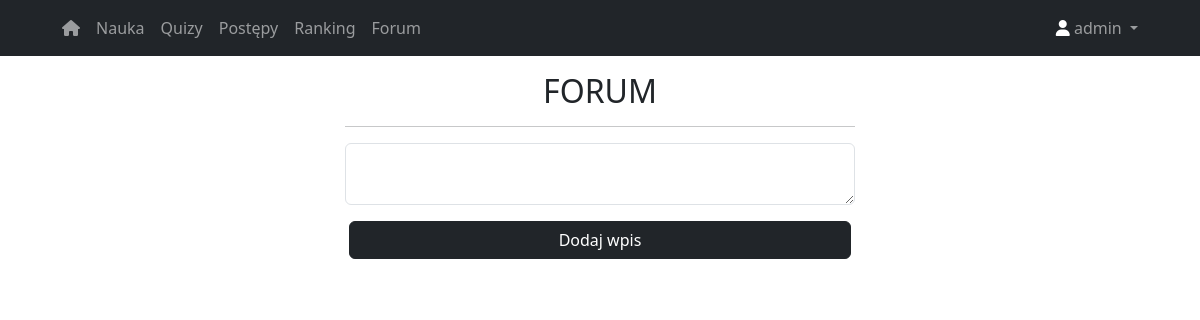
Page /forum (signed in) on the earlier database version.
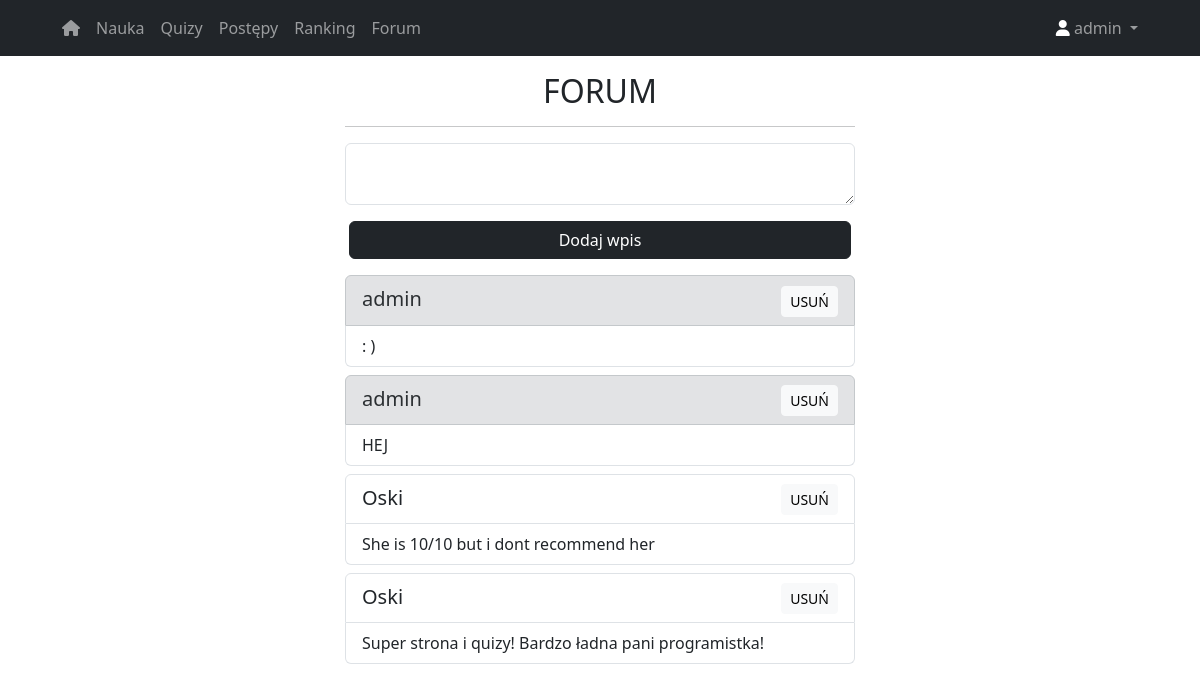
Same page on the later database version.
### website/models.py (models this page shows)
class User(db.Model, UserMixin):
    id = db.Column(db.Integer, primary_key=True)
    email = db.Column(db.String(150), unique = True)
    password = db.Column(db.String(150))
    first_name = db.Column(db.String(150))
    points = db.relationship('Points')
    notes = db.relationship('Note')
    ranks = db.relationship('Rank')

class Note(db.Model):
    id = db.Column(db.Integer, primary_key=True)
    data = db.Column(db.String(100))
    date = db.Column(db.DateTime(timezone=True), default=func.now())
    user_id = db.Column(db.Integer, db.ForeignKey('user.first_name'))

### website/auth.py (the view, shortened to what this page needs)
@auth.route('/forum', methods=['GET', 'POST'])
def forum():
    all_notes = Note.query.all()
    return render_template('forum.html', user=current_user, notes=all_notes)

### website/__init__.py (called while the page is built)
def create_app():
    app = Flask(__name__)
    app.config['SECRET_KEY'] = 'hjshjhdjah kjshkjdhjs'
    app.config['SQLALCHEMY_DATABASE_URI'] = f'sqlite:///{DB_NAME}'
    db.init_app(app)
    from .auth import auth
    app.register_blueprint(auth, url_prefix='/')
    from .models import User
    with app.app_context():
        db.create_all()
    login_manager = LoginManager()
    login_manager.login_view = 'auth.login'
    login_manager.init_app(app)
    @login_manager.user_loader
    def load_user(id):
        return User.query.get(int(id))
    return app

### website/auth.py (called while the page is built)
@auth.before_request
def restrict_access_to_auth_routes():
    if current_user.is_authenticated and request.endpoint in ['auth.login', 'auth.sign_up']:
        return redirect(url_for('auth.mainPage'))

### website/templates/forum.html (shortened to what this page needs)
{% extends 'base.html' %}
{% block content %}
<div class="row align-items-center">
   <div class="mx-auto col-10 col-md-8 col-lg-6">
            <h2 class="text-center">FORUM</h2>
            <hr>
                <div>
                    {% if user.is_authenticated %}
                  <form method="POST">
                     <textarea name="note" id="note" class="form-control"></textarea>
                     <div class="row align-items-center px-3">
                        <button type="submit" class="btn btn-dark mt-3 mb-3">Dodaj wpis</button>
                     </div>
                  </form>
                    {% endif %}
                </div>
              {% for note in notes|reverse %}
                  <ul class="list-group pb-2">
                   {% if note.user_id == user.first_name %}
                  <li class="list-group-item list-group-item-secondary fs-5">
                  {% else %}
          <li class="list-group-item fs-5"> {% endif %}
                      {{ note.user_id }}
              {% if note.user_id == user.first_name or current_user.first_name == 'admin' %}
                 <div class="float-end">
    <button
        type="button"
        class="btn btn-sm btn-light"
        data-bs-toggle="modal"
        data-bs-target="#deleteModal-{{ note.id }}">
        USUŃ
    </button>
</div>
                        {% endif %}
          </li>
                      <li class="list-group-item">{{ note.data }}</li>
          </ul>
                 {% endfor %}
    </div>
</div>
{% endblock %}

### website/templates/base.html (shortened to what this page needs)
<!DOCTYPE html>
<html lang="en">
	<head>
     <link
            href="https://cdn.jsdelivr.net/npm/bootstrap@5.3.1/dist/css/bootstrap.min.css"
            rel="stylesheet"
 />
    <link
			rel="stylesheet"
			href=" {{ url_for('static', filename='style.css') }}"/>
</head>
<body>
        <nav class="navbar navbar-expand-lg navbar-dark bg-dark">
            <div class="nav-item container d-flex justify-content-between">
                <div class="container-fluid">
                    <div class="collapse navbar-collapse" id="navbarSupportedContent">
                        <ul class="navbar-nav me-auto mb-2 mb-lg-0">
							{% if user.is_authenticated %}
                            <li class="nav-item">
                                <a class="nav-link" href="/20_marcinek/licencjat/mainPage"><i class="fa-sharp fa-solid fa-house"></i></a>
                            </li>
                            <li class="nav-item">
                                <a class="nav-link" href="/20_marcinek/licencjat/course">Nauka</a>
                            </li>
                            <li class="nav-item">
                                <a class="nav-link" href="/20_marcinek/licencjat/quizy">Quizy</a>
                            </li>
                            <li class="nav-item">
                                <a class="nav-link" href="/20_marcinek/licencjat/progress">Postępy</a>
                            </li>
                                <li class="nav-item">
                                <a class="nav-link" href="/20_marcinek/licencjat/rank">Ranking</a>
                            </li>
                                <li class="nav-item">
                                <a class="nav-link" href="/20_marcinek/licencjat/forum">Forum</a>
                            </li>
							{% endif %}
                        </ul>
                        <div class="d-flex">
                            <ul class="navbar-nav me-auto mb-2 mb-lg-0">
                                <li class="nav-item dropdown">
									{% if user.is_authenticated %}
                                    <a
                                        class="nav-link dropdown-toggle"
                                        href="#"
                                        role="button"
                                        data-bs-toggle="dropdown"
                                        aria-expanded="false"><i class="fa-sharp fa-solid fa-user" style="color: #ffffff;"></i>
                                        {{current_user.first_name}}
                                    </a>
								{% endif %}
                                </li>
                            </ul>
                        </div>
                    </div>
                </div>
            </div>
        </nav>
        <div class="container-xl py-3 px-5">
  {% block content %}{% endblock %}
        </div>
	</body>
</html>

Differences in the rows shown:
added Note: user_id "admin", data ": )"
added Note: user_id "admin", data "HEJ"
added Note: user_id "Oski", data "She is 10/10 but i dont recommend her"
added Note: user_id "Oski", data "Super strona i quizy! Bardzo ładna pani programistka!"
